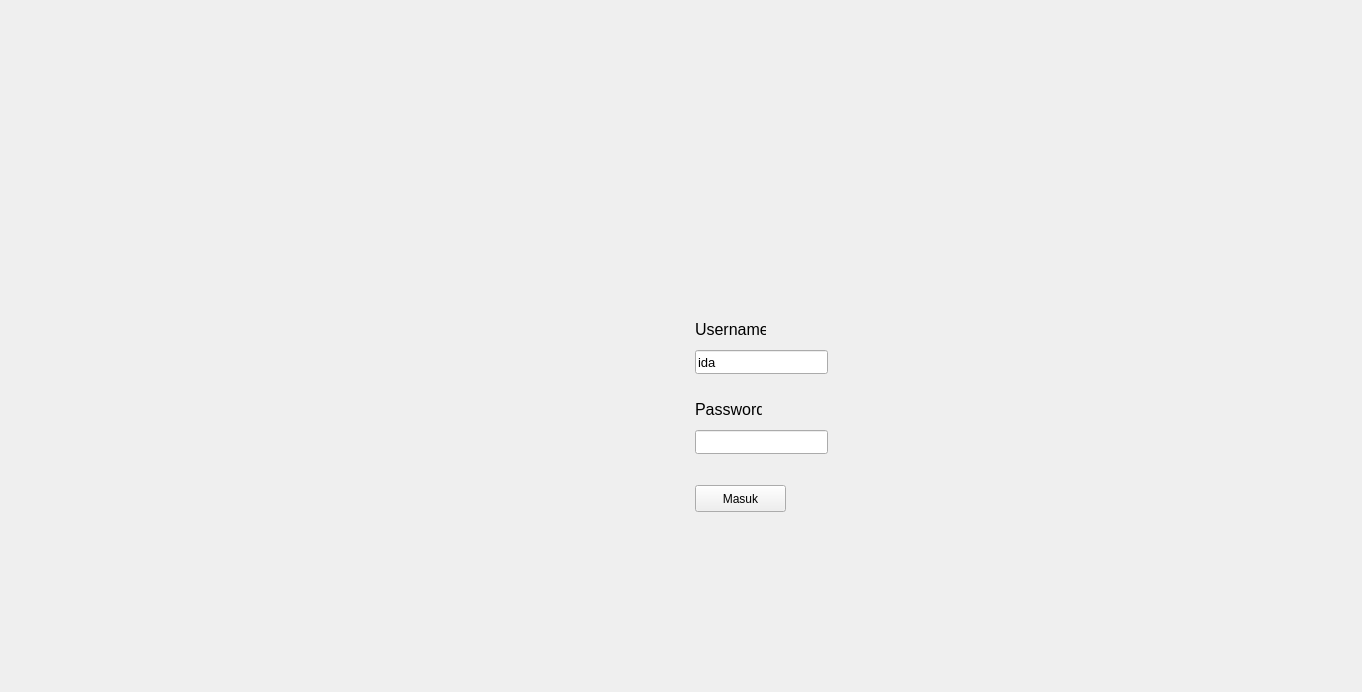
<?xml version="1.0" encoding="UTF-8"?>
<ui version="4.0">
 <class>MainWindow</class>
 <widget class="QMainWindow" name="MainWindow">
  <property name="geometry">
   <rect>
    <x>0</x>
    <y>0</y>
    <width>1362</width>
    <height>692</height>
   </rect>
  </property>
  <property name="windowTitle">
   <string>MainWindow</string>
  </property>
  <widget class="QWidget" name="centralwidget">
   <widget class="QLabel" name="label">
    <property name="geometry">
     <rect>
      <x>5</x>
      <y>5</y>
      <width>1391</width>
      <height>691</height>
     </rect>
    </property>
    <property name="text">
     <string/>
    </property>
    <property name="pixmap">
     <pixmap resource="img_rsc.qrc">:/images/img/h_login_1.png</pixmap>
    </property>
   </widget>
   <widget class="QLineEdit" name="lineEdit">
    <property name="geometry">
     <rect>
      <x>695</x>
      <y>350</y>
      <width>133</width>
      <height>24</height>
     </rect>
    </property>
    <property name="font">
     <font>
      <pointsize>10</pointsize>
     </font>
    </property>
    <property name="text">
     <string>ida</string>
    </property>
   </widget>
   <widget class="QLineEdit" name="lineEdit_2">
    <property name="geometry">
     <rect>
      <x>695</x>
      <y>430</y>
      <width>133</width>
      <height>24</height>
     </rect>
    </property>
    <property name="font">
     <font>
      <pointsize>10</pointsize>
     </font>
    </property>
    <property name="text">
     <string/>
    </property>
    <property name="echoMode">
     <enum>QLineEdit::Password</enum>
    </property>
   </widget>
   <widget class="QLabel" name="label_2">
    <property name="geometry">
     <rect>
      <x>695</x>
      <y>320</y>
      <width>71</width>
      <height>19</height>
     </rect>
    </property>
    <property name="font">
     <font>
      <pointsize>12</pointsize>
     </font>
    </property>
    <property name="text">
     <string>Username</string>
    </property>
   </widget>
   <widget class="QLabel" name="label_3">
    <property name="geometry">
     <rect>
      <x>695</x>
      <y>400</y>
      <width>67</width>
      <height>19</height>
     </rect>
    </property>
    <property name="font">
     <font>
      <pointsize>12</pointsize>
     </font>
    </property>
    <property name="text">
     <string>Password</string>
    </property>
   </widget>
   <widget class="QPushButton" name="pushButton">
    <property name="geometry">
     <rect>
      <x>695</x>
      <y>485</y>
      <width>91</width>
      <height>27</height>
     </rect>
    </property>
    <property name="text">
     <string>Masuk</string>
    </property>
   </widget>
   <zorder>label</zorder>
   <zorder>lineEdit</zorder>
   <zorder>label_3</zorder>
   <zorder>label_2</zorder>
   <zorder>lineEdit_2</zorder>
   <zorder>pushButton</zorder>
  </widget>
 </widget>
 <resources>
  <include location="img_rsc.qrc"/>
 </resources>
 <connections/>
</ui>
